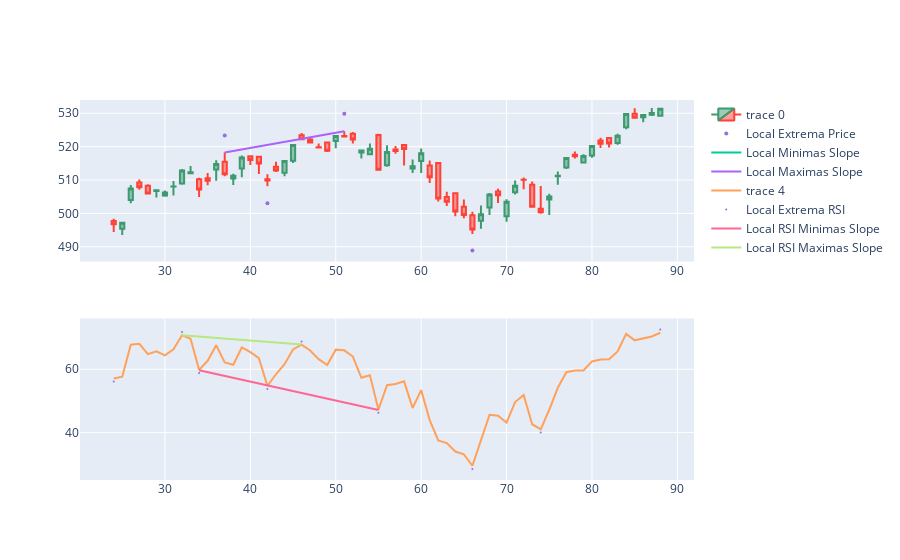

Write notebook code for a chart like this one.
### Markdown cell above
### Creating Slopes and Looking at Divergence

### Code cell
# Window length of which local minimas / maximas are captured 
candle_window = 30

# Temp candle to consider
candle_index = 59

# Only look at the last [candle_window] number of candles before the candle index
subset = stock_data[candle_index - candle_window : candle_index + 1]

price_minimas = subset.loc[subset['price_id'] == 3, 'Low']
price_maximas = subset.loc[subset['price_id'] == 2, 'High']
RSI_minimas = subset.loc[subset['RSI_id'] == 3, 'RSI']
RSI_maximas = subset.loc[subset['RSI_id'] == 2, 'RSI']

minim = price_minimas.to_numpy()        # price minimas
xxmin = price_minimas.index.to_numpy()  # price minimas indices
maxim = price_maximas.to_numpy()        # price maximas
xxmax = price_maximas.index.to_numpy()  # price maximas indices

minimRSI = RSI_minimas.to_numpy()       # RSI minimas
xxminRSI = RSI_minimas.index.to_numpy() # RSI minimas indices
maximRSI = RSI_maximas.to_numpy()       # RSI maximas
xxmaxRSI = RSI_maximas.index.to_numpy() # RSI maximas indices

# Calculate slope and intercept of arrays by fitting with polynomial function
slmin, intercmin = np.polyfit(xxmin, minim,1)
slmax, intercmax = np.polyfit(xxmax, maxim,1)
slminRSI, intercminRSI = np.polyfit(xxminRSI, minimRSI,1)
slmaxRSI, intercmaxRSI = np.polyfit(xxmaxRSI, maximRSI,1)

# Take slice of dataframe to preview
dfpl = stock_data[candle_index - candle_window - 5 : candle_index + candle_window]
fig = make_subplots(rows=2, cols=1)
fig.append_trace(go.Candlestick(x=dfpl.index,
                open=dfpl['Open'],
                high=dfpl['High'],
                low=dfpl['Low'],
                close=dfpl['Close']), row=1, col=1)
fig.add_scatter(x=dfpl.index, y=dfpl['pointpos'], mode="markers",
                marker=dict(size=4, color="MediumPurple"),
                name="Local Extrema Price", row=1, col=1)
fig.add_trace(go.Scatter(x=xxmin, y=slmin*xxmin + intercmin, mode='lines', name='Local Minimas Slope'), row=1, col=1)
fig.add_trace(go.Scatter(x=xxmax, y=slmax*xxmax + intercmax, mode='lines', name='Local Maximas Slope'), row=1, col=1)

fig.append_trace(go.Scatter(x=dfpl.index, y=dfpl['RSI']), row=2, col=1)
fig.add_scatter(x=dfpl.index, y=dfpl['RSIpointpos'], mode="markers",
                marker=dict(size=2, color="MediumPurple"),
                name="Local Extrema RSI", row=2, col=1)
fig.add_trace(go.Scatter(x=xxminRSI, y=slminRSI*xxminRSI + intercminRSI, mode='lines', name='Local RSI Minimas Slope'), row=2, col=1)
fig.add_trace(go.Scatter(x=xxmaxRSI, y=slmaxRSI*xxmaxRSI + intercmaxRSI, mode='lines', name='Local RSI Maximas Slope'), row=2, col=1)

fig.update_layout(xaxis_rangeslider_visible=False)
fig.show()

### Figure 1 — Plotly figure (JSON) as saved in the notebook; plotly's stock layout.template omitted (floating-point values rounded to 4 significant figures)
{"data": [{"close": [496.8, 497.2, 507.5, 507.9, 506.0, 506.9, 506.3, 508.1, 512.8, 512.3, 507.2, 509.8, 514.8, 511.7, 511.3, 516.8, 516.0, 515.0, 509.8, 512.9, 515.7, 520.5, 522.2, 521.2, 519.8, 518.8, 523.2, 523.1, 522.2, 518.8, 519.4, 513.1, 518.4, 518.7, 519.3, 514.1, 518, 510.9, 504.5, 503.5, 500.5, 499.5, 495.2, 499.7, 505.6, 505.4, 503.5, 508.3, 510.1, 502.0, 500.4, 505.0, 511.3, 516.6, 517.1, 517.2, 520.2, 520.8, 520.9, 523.3, 529.8, 528.7, 529.5, 530.1, 531.4], "high": [498.4, 497.4, 508.5, 510.1, 508.8, 507.2, 506.9, 509.7, 513.3, 514.2, 510.7, 512.1, 515.9, 518.2, 511.9, 517.4, 517.3, 517.1, 511.7, 515.5, 516, 520.6, 524.1, 522.6, 521.0, 521.6, 523.2, 524.6, 524.4, 519.0, 521.0, 523.9, 520.4, 520.2, 520.8, 516.2, 519.5, 515.8, 515.3, 506.5, 506.2, 504.1, 500.5, 502.4, 506.1, 507.4, 504.3, 509.9, 510.8, 509.6, 508.2, 505.9, 512.5, 516.6, 518.6, 517.7, 520.2, 522.6, 522.7, 523.8, 530.1, 531.5, 529.5, 531.6, 531.5], "low": [494.5, 493.6, 503.0, 507.1, 505.9, 504.8, 505.0, 505.4, 508.6, 512, 504.9, 508.4, 509.8, 511.1, 508.5, 510.9, 514.5, 511.8, 508.1, 512.4, 511.1, 515.1, 521.9, 521.0, 519.6, 518.4, 519.5, 522.8, 521.0, 516.5, 517.7, 512.8, 514.0, 517.9, 514.3, 512.1, 512.1, 509.1, 503.6, 502.2, 499.1, 498.6, 493.9, 495.4, 499.5, 503.1, 497.5, 505.7, 507.2, 502.0, 499.9, 499.5, 508.6, 513.3, 516.5, 515.1, 516.7, 519.6, 519.7, 520.6, 525.2, 528.5, 527.3, 529.2, 529.1], "open": [497.7, 495.4, 504.0, 509.3, 508.3, 506.7, 505.3, 508.1, 509.0, 512.0, 510.2, 510.5, 513.1, 515.5, 510.5, 513.5, 517.1, 517.0, 510.2, 514, 512.2, 515.8, 523.4, 522.1, 519.8, 521.2, 521.7, 523.2, 523.8, 518.2, 517.7, 523.5, 514.5, 519.2, 520.5, 513.5, 515.7, 514.4, 515.1, 504.9, 506.0, 502.0, 499.4, 497.8, 501.8, 506.6, 499.2, 506.4, 510.1, 508.6, 501.4, 504.1, 511.2, 513.8, 517.6, 515.3, 517.4, 521.8, 522.6, 521.1, 525.8, 529.9, 528.8, 529.6, 529.3], "type": "candlestick", "x": [24, 25, 26, 27, 28, 29, 30, 31, 32, 33, 34, 35, 36, 37, 38, 39, 40, 41, 42, 43, 44, 45, 46, 47, 48, 49, 50, 51, 52, 53, 54, 55, 56, 57, 58, 59, 60, 61, 62, 63, 64, 65, 66, 67, 68, 69, 70, 71, 72, 73, 74, 75, 76, 77, 78, 79, 80, 81, 82, 83, 84, 85, 86, 87, 88], "xaxis": "x", "yaxis": "y"}, {"marker": {"color": "MediumPurple", "size": 4}, "mode": "markers", "name": "Local Extrema Price", "type": "scatter", "x": [24, 25, 26, 27, 28, 29, 30, 31, 32, 33, 34, 35, 36, 37, 38, 39, 40, 41, 42, 43, 44, 45, 46, 47, 48, 49, 50, 51, 52, 53, 54, 55, 56, 57, 58, 59, 60, 61, 62, 63, 64, 65, 66, 67, 68, 69, 70, 71, 72, 73, 74, 75, 76, 77, 78, 79, 80, 81, 82, 83, 84, 85, 86, 87, 88], "xaxis": "x", "y": [null, null, null, null, null, null, null, null, null, null, null, null, null, 523.3, null, null, null, null, 503.0, null, null, null, null, null, null, null, null, 529.8, null, null, null, null, null, null, null, null, null, null, null, null, null, null, 488.9, null, null, null, null, null, null, null, null, null, null, null, null, null, null, null, null, null, null, null, null, null, null], "yaxis": "y"}, {"mode": "lines", "name": "Local Minimas Slope", "type": "scatter", "x": [42], "xaxis": "x", "y": [508.1], "yaxis": "y"}, {"mode": "lines", "name": "Local Maximas Slope", "type": "scatter", "x": [37, 51], "xaxis": "x", "y": [518.2, 524.6], "yaxis": "y"}, {"type": "scatter", "x": [24, 25, 26, 27, 28, 29, 30, 31, 32, 33, 34, 35, 36, 37, 38, 39, 40, 41, 42, 43, 44, 45, 46, 47, 48, 49, 50, 51, 52, 53, 54, 55, 56, 57, 58, 59, 60, 61, 62, 63, 64, 65, 66, 67, 68, 69, 70, 71, 72, 73, 74, 75, 76, 77, 78, 79, 80, 81, 82, 83, 84, 85, 86, 87, 88], "xaxis": "x2", "y": [57.12, 57.66, 67.75, 68.03, 64.79, 65.68, 64.42, 66.33, 70.78, 69.63, 59.82, 62.68, 67.6, 62.18, 61.42, 66.9, 65.41, 63.5, 54.76, 58.43, 61.6, 66.26, 67.79, 65.93, 63.19, 61.36, 66.2, 65.99, 64.03, 57.31, 58.13, 47.23, 54.96, 55.35, 56.18, 47.78, 53.41, 43.95, 37.5, 36.67, 34.0, 33.1, 29.52, 37.22, 45.6, 45.33, 43.16, 49.66, 51.91, 42.64, 41.04, 47.21, 54.15, 59.07, 59.58, 59.63, 62.48, 63.11, 63.18, 65.61, 71.19, 69.15, 69.8, 70.35, 71.54], "yaxis": "y2"}, {"marker": {"color": "MediumPurple", "size": 2}, "mode": "markers", "name": "Local Extrema RSI", "type": "scatter", "x": [24, 25, 26, 27, 28, 29, 30, 31, 32, 33, 34, 35, 36, 37, 38, 39, 40, 41, 42, 43, 44, 45, 46, 47, 48, 49, 50, 51, 52, 53, 54, 55, 56, 57, 58, 59, 60, 61, 62, 63, 64, 65, 66, 67, 68, 69, 70, 71, 72, 73, 74, 75, 76, 77, 78, 79, 80, 81, 82, 83, 84, 85, 86, 87, 88], "xaxis": "x2", "y": [56.12, null, null, null, null, null, null, null, 71.78, null, 58.82, null, null, null, null, null, null, null, 53.76, null, null, null, 68.79, null, null, null, null, null, null, null, null, 46.23, null, null, null, null, null, null, null, null, null, null, 28.52, null, null, null, null, null, null, null, 40.04, null, null, null, null, null, null, null, null, null, null, null, null, null, 72.54], "yaxis": "y2"}, {"mode": "lines", "name": "Local RSI Minimas Slope", "type": "scatter", "x": [34, 42, 55], "xaxis": "x2", "y": [59.72, 54.93, 47.16], "yaxis": "y2"}, {"mode": "lines", "name": "Local RSI Maximas Slope", "type": "scatter", "x": [32, 46], "xaxis": "x2", "y": [70.78, 67.79], "yaxis": "y2"}], "layout": {"xaxis": {"anchor": "y", "domain": [0, 1], "rangeslider": {"visible": false}}, "xaxis2": {"anchor": "y2", "domain": [0, 1]}, "yaxis": {"anchor": "x", "domain": [0.575, 1]}, "yaxis2": {"anchor": "x2", "domain": [0, 0.425]}}}
